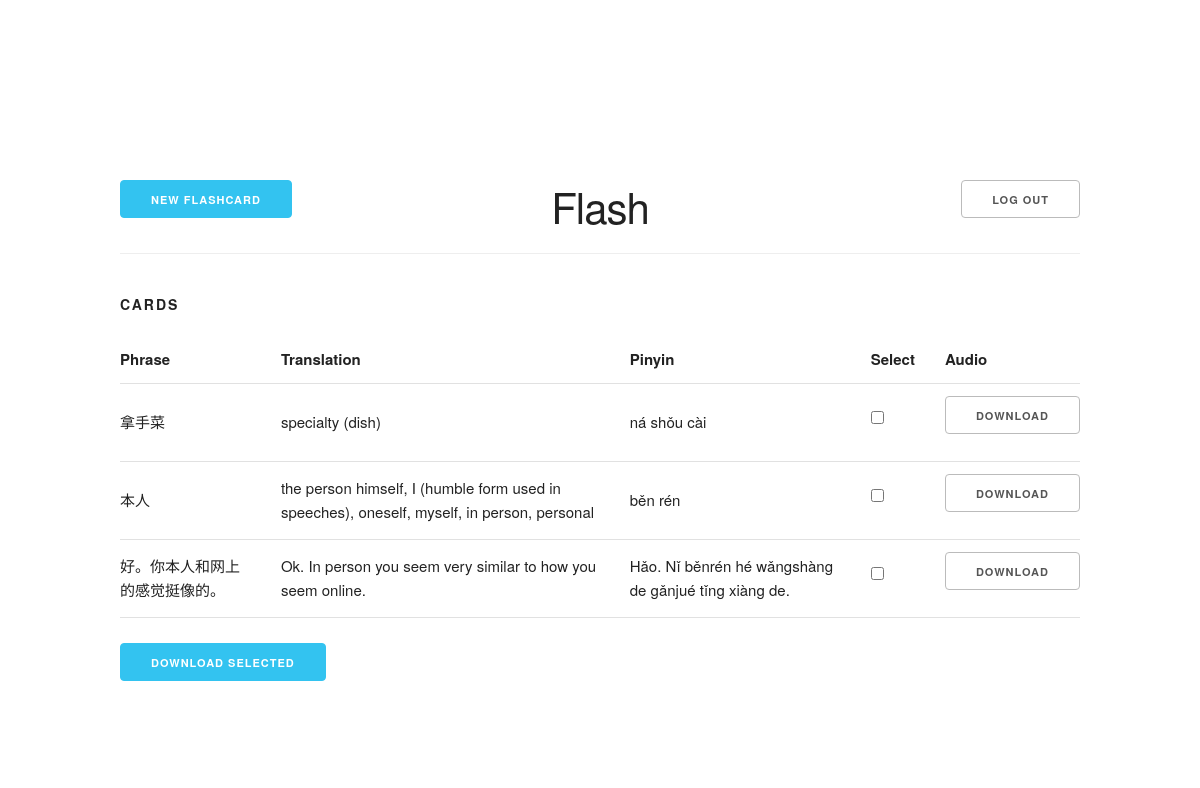
Screenshot of /home (signed in) with the database file from the repository.
### models.py (models this page shows, shortened)
class Card(db.Model):
	id = db.Column(db.Integer, primary_key=True)
	user_id = db.Column(db.Integer, db.ForeignKey('user.id'), nullable=False)
	user=db.relationship('User', backref=db.backref('card', lazy=True))
	created = db.Column(db.DateTime, nullable=False, default=datetime.utcnow)
	phrase = db.Column(db.Text, nullable=False)
	translation = db.Column(db.Text)
	pinyin = db.Column(db.Text)
	audio = db.Column(db.LargeBinary)
	pending = db.Column(db.Boolean)

### views.py (the view, shortened to what this page needs)
@app.route('/home', methods=('GET', 'POST'))
@login_required
def home():
	cards = Card.query.filter_by(user_id=current_user.id, pending=False).all()
	in_progress = Card.query.filter_by(user_id=current_user.id, pending=True).all()
	return render_template('home.html', cards=cards, in_progress=in_progress)

### login.py (called while the page is built)
@login_manager.user_loader
def load_user(user_id):
	return User.query.filter_by(id=int(user_id)).first()

### templates/home.html (shortened to what this page needs)
{% extends 'base.html' %}
{% block header %}
	<div class="header">
		<h2>Flash</h2>
		<a class="button nav-button-right" href="{{ url_for('logout') }}">Log out</a>
		<a class="button button-primary nav-button-left"
		href="{{ url_for('create') }}">New Flashcard</a>
	</div>
{% endblock %}
{% block content %}
	<section>
		<h5 class="table-header">Cards</h5>
		<form method="post">
			<table class="u-full-width">
				<thead>
					<th>Phrase</th>
					<th>Translation</th>
					<th>Pinyin</th>
					<th>Select</th>
					<th>Audio</th>
				</thead>
				<tbody>
					{% for card in cards %}
						<tr>
							<td>{{ card.phrase }}</td>
							<td>{{ card.translation }}</td>
							<td>{{ card.pinyin }}</td>
							<td><input type="checkbox" name="download" value="{{ card.id }}"></td>
							<td><input type="submit" value="Download" name="{{ card.id }}"></td>
						</tr>
					{% endfor %}
				</tbody>
			</table>
			<input class="button-primary" type="submit" value="Download selected" name="submit">
		</form>
	</section>
{% endblock %}

### static/skeleton.css (style rules this page uses)
html { font-size: 62.5%; }
body { font-size: 1.5em; line-height: 1.6; font-weight: 400; font-family: "Raleway", "HelveticaNeue", "Helvetica Neue", Helvetica, Arial, sans-serif; color: #222; }
h1, h2, h3, h4, h5, h6 { margin-top: 0; margin-bottom: 2rem; font-weight: 300; }
h2 { font-size: 3.6rem; line-height: 1.25; letter-spacing: -.1rem; }
h5 { font-size: 1.8rem; line-height: 1.5; letter-spacing: -.05rem; }
@media (min-width: 550px) { h2 { font-size: 4.2rem; } }
@media (min-width: 550px) { h5 { font-size: 2.4rem; } }
a { color: #1EAEDB; }
.button, button, input[type="submit"], input[type="reset"], input[type="button"] { display: inline-block; height: 38px; padding: 0 30px; color: #555; text-align: center; font-size: 11px; font-weight: 600; line-height: 38px; letter-spacing: .1rem; text-transform: uppercase; text-decoration: none; white-space: nowrap; background-color: transparent; border-radius: 4px; border: 1px solid #bbb; cursor: pointer; box-sizing: border-box; }
.button.button-primary, button.button-primary, input[type="submit"].button-primary, input[type="reset"].button-primary, input[type="button"].button-primary { color: #FFF; background-color: #33C3F0; border-color: #33C3F0; }
input[type="checkbox"], input[type="radio"] { display: inline; }
th, td { padding: 12px 15px; text-align: left; border-bottom: 1px solid #E1E1E1; }
th:first-child, td:first-child { padding-left: 0; }
th:last-child, td:last-child { padding-right: 0; }
button, .button { margin-bottom: 1rem; }
input, textarea, select, fieldset { margin-bottom: 1.5rem; }
pre, blockquote, dl, figure, table, p, ul, ol, form { margin-bottom: 2.5rem; }
.u-full-width { width: 100%; box-sizing: border-box; }

### static/custom.css (style rules this page uses)
section { border-top: 1px solid #eee; padding: 4rem 0; margin-bottom: 0; }
h1, h2 { text-align: center; }
.nav-button-right { position: absolute; right: 0; }
.nav-button-left { position: absolute; left: 0; }
.header, .header-index { text-align: center; margin-top: 6rem; }
.header { display: flex; justify-content: center; position: relative; }
.table-header { text-transform: uppercase; font-size: 1.4rem; letter-spacing: .2rem; font-weight: 600; }
@media (min-width: 550px) { .header, .header-index { margin-top: 18rem; } }

### rows the page displays
Card: phrase "拿手菜", translation "specialty (dish)", pinyin "ná shǒu cài"
Card: phrase "本人", translation "the person himself, I (humble form used in speeches), oneself, myself, in person, personal", pinyin "běn rén"
Card: phrase "好。你本人和网上的感觉挺像的。", translation "Ok. In person you seem very similar to how you seem online.", pinyin "Hǎo. Nǐ běnrén hé wǎngshàng de gǎnjué tǐng xiàng de."
